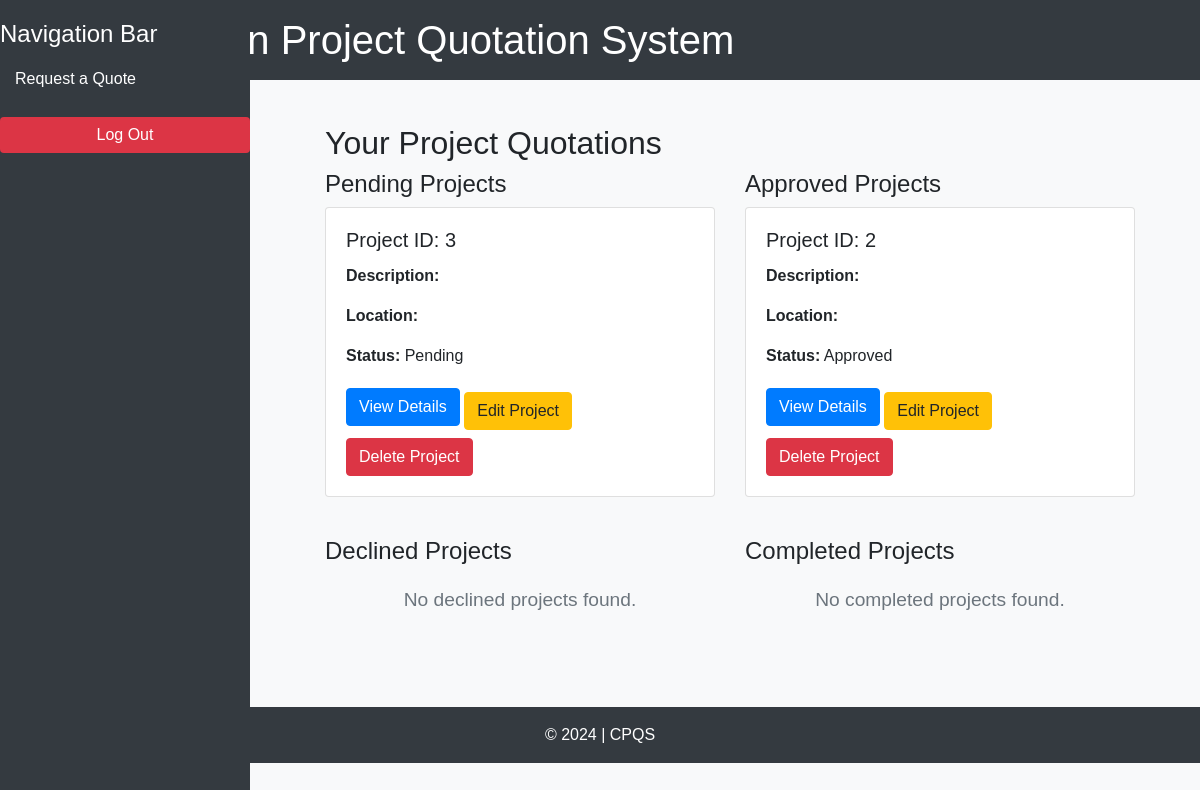
The app's page /project_list/ (signed in), older data.
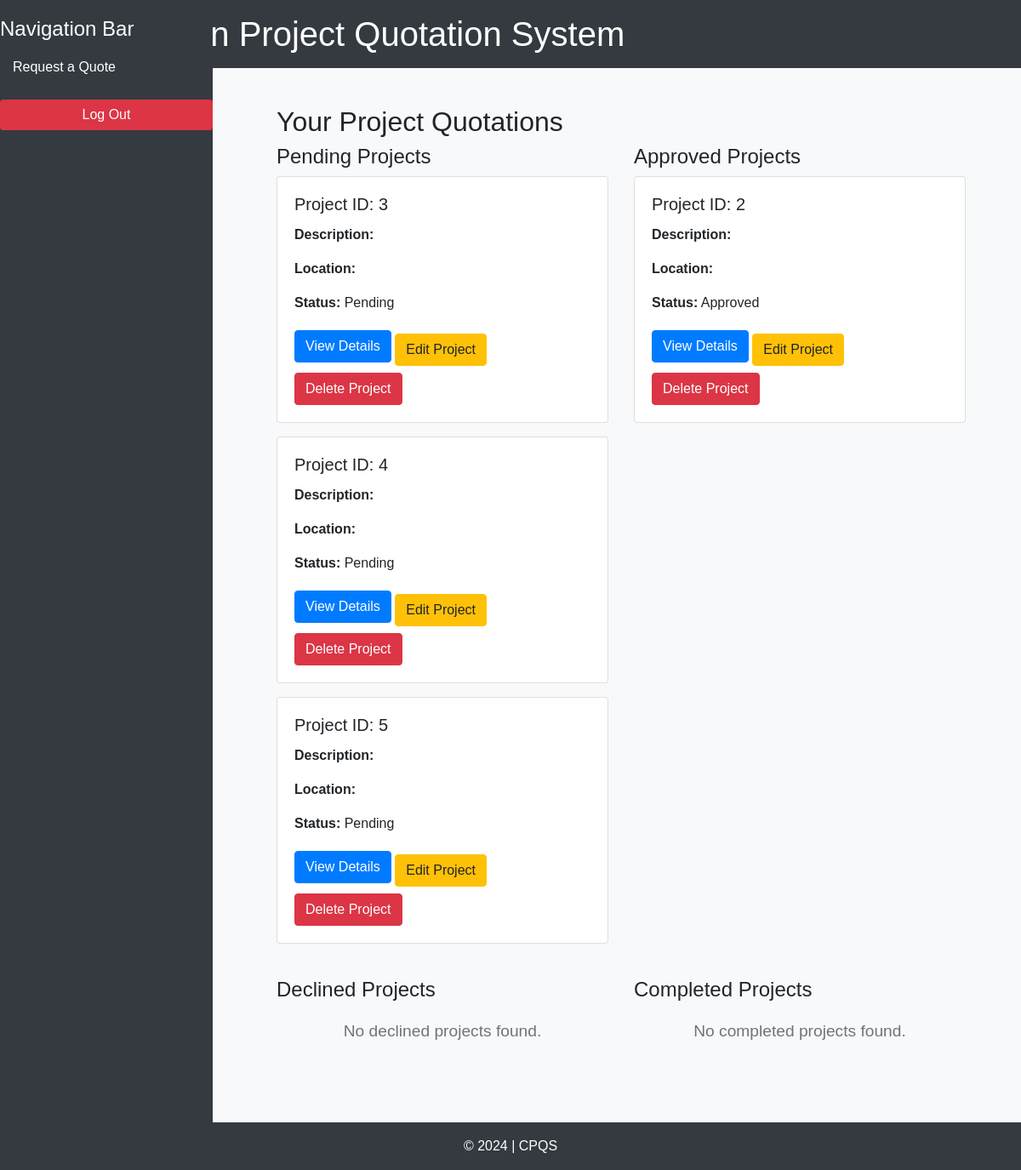
The same page, newer data.
### quotations/models.py (models this page shows, shortened)
class Project(models.Model):
    STATUS_CHOICES = [
        ("Pending", "Pending"),
        ("Approved", "Approved"),
        ("Declined", "Declined"),
        ("Completed", "Completed"),
    ]
    name = models.CharField(max_length=100)
    description = models.CharField(max_length=100)
    location = models.CharField(max_length=100)
    start_date = models.DateField(default=datetime.date.today)
    end_date = models.DateField(blank=True, null=True)
    user = models.ForeignKey(User, on_delete=models.CASCADE, related_name="projects")
    status = models.CharField(
        max_length=20, choices=STATUS_CHOICES, default="pending", blank=True, null=True
    )
    created_at = models.DateTimeField(auto_now_add=True)
    updated_at = models.DateTimeField(auto_now=True)

### quotations/views.py (the view)
# urls.py: path("project_list/", views.project_list, name="project_list"),
@login_required
def project_list(request):
    projects = {
        "pendings": Project.objects.filter(status="Pending"),
        "approved": Project.objects.filter(status="Approved"),
        "declined": Project.objects.filter(status="Declined"),
        "completed": Project.objects.filter(status="Completed"),
    }
    return render(request, "project_list.html", {"projects": projects})

### templates/project_list.html (shortened to what this page needs)
{% extends "quotations/base.html" %}
{% load static %}
{% block content %}
<div class="sidebar">
    <h4>Navigation Bar</h4>
    <a href="{% url 'create_quotation' %}">Request a Quote</a>
    <form action="{% url 'logout' %}" method="post" class="mt-3">
        <button type="submit" class="btn btn-danger btn-block" style="background-color: #dc3545; border: none;">Log Out</button>
    </form>
</div>
<div class="content">
    <h2>Your Project Quotations</h2>
    <div class="row">
        <div class="col-md-6 mb-4">
            <h4>Pending Projects</h4>
            {% if projects.pendings %}
                {% for project in projects.pendings %}
                    <div class="card mb-3">
                        <div class="card-body">
                            <h5 class="card-title">Project ID: {{ project.id }}</h5>
                            <p class="card-text"><strong>Description:</strong> {{ project.description }}</p>
                            <p class="card-text"><strong>Location:</strong> {{ project.location }}</p>
                            <p class="card-text"><strong>Status:</strong> {{ project.status }}</p>
                            <a href="{% url 'project_detail' project.id %}" class="btn btn-primary">View Details</a>
                            {% if user.is_superuser %}
                                <a href="{% url 'edit_project' project.id %}" class="btn btn-warning mt-2">Edit Project</a>
                                <a href="#" class="btn btn-danger mt-2">Delete Project</a>
                            {% endif %}
                        </div>
                    </div>
                {% endfor %}
            {% else %}
                <div class="no-projects">No pending projects found.</div>
            {% endif %}
        </div>
        <div class="col-md-6 mb-4">
            <h4>Approved Projects</h4>
            {% if projects.approved %}
                {% for project in projects.approved %}
                    <div class="card mb-3">
                        <div class="card-body">
                            <h5 class="card-title">Project ID: {{ project.id }}</h5>
                            <p class="card-text"><strong>Description:</strong> {{ project.description }}</p>
                            <p class="card-text"><strong>Location:</strong> {{ project.location }}</p>
                            <p class="card-text"><strong>Status:</strong> {{ project.status }}</p>
                            <a href="{% url 'project_detail' project.id %}" class="btn btn-primary">View Details</a>
                            {% if user.is_superuser %}
                                <a href="{% url 'edit_project' project.id %}" class="btn btn-warning mt-2">Edit Project</a>
                                <a href="#" class="btn btn-danger mt-2">Delete Project</a>
                            {% endif %}
                        </div>
                    </div>
                {% endfor %}
            {% else %}
                <div class="no-projects">No approved projects found.</div>
            {% endif %}
        </div>
        <div class ="col-md-6 mb-4">
            <h4>Declined Projects</h4>
            {% if projects.declined %}
                {% for project in projects.declined %}
                    <div class="card mb-3">
                        <div class="card-body">
                            <h5 class="card-title">Project ID: {{ project.id }}</h5>
                            <p class="card-text"><strong>Description:</strong> {{ project.description }}</p>
                            <p class="card-text"><strong>Location:</strong> {{ project.location }}</p>
                            <p class="card-text"><strong>Status:</strong> {{ project.status }}</p>
                            <a href="{% url 'project_detail' project.id %}" class="btn btn-primary">View Details</a>
                            {% if user.is_superuser %}
                                <a href="{% url 'edit_project' project.id %}" class="btn btn-warning mt-2">Edit Project</a>
                                <a href="#" class="btn btn-danger mt-2">Delete Project</a>
                            {% endif %}
                        </div>
                    </div>
                {% endfor %}
            {% else %}
                <div class="no-projects">No declined projects found.</div>
            {% endif %}
        </div>
        <div class="col-md-6 mb-4">
            <h4>Completed Projects</h4>
            {% if projects.completed %}
                {% for project in projects.completed %}
                    <div class="card mb-3">
                        <div class="card-body">
                            <h5 class="card-title">Project ID: {{ project.id }}</h5>
                            <p class="card-text"><strong>Description:</strong> {{ project.description }}</p>
                            <p class="card-text"><strong>Location:</strong> {{ project.location }}</p>
                            <p class="card-text"><strong>Status:</strong> {{ project.status }}</p>
                            <a href="{% url 'project_detail' project.id %}" class="btn btn-primary">View Details</a>
                            {% if user.is_superuser %}
                                <a href="{% url 'edit_project' project.id %}" class="btn btn-warning mt-2">Edit Project</a>
                                <a href="#" class="btn btn-danger mt-2">Delete Project</a>
                            {% endif %}
                        </div>
                    </div>
                {% endfor %}
            {% else %}
                <div class="no-projects">No completed projects found.</div>
            {% endif %}
        </div>
    </div>
</div>
{% endblock %}

### templates/quotations/base.html (shortened to what this page needs)
<!DOCTYPE html>
<html lang="en">
<head>
    <link rel="stylesheet" href="https://stackpath.bootstrapcdn.com/bootstrap/4.5.2/css/bootstrap.min.css">
</head>
<body>
    <header class="bg-dark text-white p-3">
        <div class="container">
            <h1 class="mb-0">Construction Project Quotation System</h1>
        </div>
    </header>
    <main class="container mt-4">
        {% block content %}{% endblock %}
    </main>
    <footer class="bg-dark text-white text-center py-3 mt-5">
        <p class="mb-0">&copy; 2024 | CPQS</p>
    </footer>
</body>
</html>

### templates/project_list.html (style rules this page uses)
body { background-color: #f8f9fa; font-family: Arial, sans-serif; }
.sidebar { position: fixed; top: 0; left: 0; height: 100%; width: 250px; background-color: #343a40; padding-top: 20px; color: white; }
.sidebar a { padding: 10px 15px; text-decoration: none; color: white; display: block; }
.content { margin-left: 260px; padding: 20px; }
.card { transition: transform 0.2s; }
.no-projects { text-align: center; margin-top: 20px; font-size: 1.2em; color: #6c757d; }

Row changes from the older to the newer data that the page shows:
added Project: id "4", status "Pending", shown under "Pending Projects"
added Project: id "5", status "Pending", shown under "Pending Projects"
